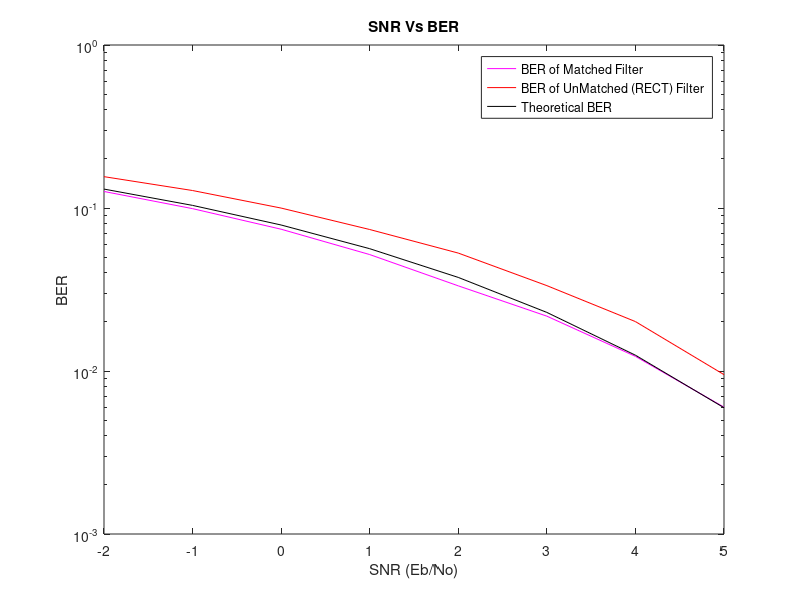

Here is the MATLAB script that generated this plot:
%% Noise Analysis
clear
%% Time Vectors and Other Variables
Ts = 1;                         % Sampling Time
t  = 0:Ts/5:9999.8;             % time vector for Ts/5, Dimension is 1x50000
ts = 0 : Ts : 9999;             % Time vector for Ts, Dimension is 1x10000
A = 1;                          % Value of Bit Pulse
p=[5 4 3 2 1]/sqrt(55);         % Pulse Shaping Function
hmatch = fliplr(p);             % Matched Filter
hrect = rectpuls(t,Ts*2)/2;     % UnMatched (RECT) Filter

SNR_DB = -2:5;                  % SNR vector measured in dB
Nerror_matched = zeros(1,length(SNR_DB));   % Number of Bits Predicted Wrong by Matched Filter
Nerror_rect = zeros(1,length(SNR_DB));      % Number of Bits Predicted Wrong by UnMatched (RECT) Filter
BER_matched = zeros(1,length(SNR_DB));      % BER result of Matched Filter
BER_rect = zeros(1,length(SNR_DB));         % BER result of UnMatched (RECT) Filter
Theoretical_BER = zeros(1,length(SNR_DB));  % Theoretical BER Caused by The Noise
%% Generation of an array consisting of 10000 bits
rng(0);                         % To Control The Rand Function in MATLAB
Bits = randi([0 1],1,10000);    % bits generation
Impulses=((2*Bits)-1)*A;        % Convert the bit stream to +1's, -1's
%% Generation of Impulse Train with sampling time Ts/5
Impulsetrain = upsample(Impulses, Ts*5);
%% Convolve the Pulses with the discrete pulse shaping function 
y = conv(Impulsetrain, p);      % y is y(t) transmitted signal
y = y(1,1:length(t));           % Fix The Matrix Dimension Based on Time Vector 
%% Calculate the Energy of The Transmitted Bits
Eb = 1;                         % Eb is Energy of The Transmitted Bits
%% Adding Noise to Channel while SNR varies From -2 dB to 5 dB
for i = 1:length(SNR_DB)
    rng(1);                                     % To Control The Rand Function in MATLAB
    noise = randn(size(y));                     % noise with Zero mean and unity variance
    SNR_ABS = 10^(SNR_DB(i)/10);                % Change SNR from dB to Magnitude
    No = Eb/SNR_ABS;                            % Calculate The Value of No
    noise = noise .* sqrt(No/2);                % Variance = No/2
    v = y + noise;                              % v is The Output of the Channel after adding Noise
    %% Filter The v(t) Transmitted Signal With Matched and UnMatched (RECT) Filter
    voutmatch = filter(hmatch,1,v);             % voutmatch is The Output of Matched Filter
    voutrect = filter(hrect,1,v);               % voutrect is The Output of UnMatched (RECT) Filter
    %% Sample The Output Every Ts = 1 sec
    vmatchdecision = zeros(1,length(voutmatch));        % vmatchdecision is The Output
    vmatchdecision = downsample(vmatchdecision, Ts*5);  % Bits By Matched Filter
    voutmatchsamples = zeros(1,length(vmatchdecision)); % Values of samples taken at Ts

    vrectdecision = zeros(1,length(voutrect));          % vrectdecision  is The Output 
    vrectdecision = downsample(vrectdecision, Ts*5);    % Bits By UnMatched (RECT) Filter
    voutrectsamples = zeros(1,length(vrectdecision));   % Values of samples taken at Ts
    
    % Calculate The Value of Final Bit Decision Every Symbol of The Output Signal
    for ii = 1:length(vmatchdecision)                   % for Matched Filter
        voutmatchsamples(1,ii) = voutmatch(1,ii*5);
        if voutmatchsamples(1,ii) > 0
            vmatchdecision(1,ii) = 1;
        else
            vmatchdecision(1,ii) = 0;
        end
    end
    for ii = 1:length(vrectdecision)                    % for UnMatched (RECT) Filter
        voutrectsamples(1,ii) = voutrect(1,ii*5);
        if voutrectsamples(1,ii) > 0
            vrectdecision(1,ii) = 1;
        else
            vrectdecision(1,ii) = 0;
        end
    end
    %% Calculate BER of Matched and UnMatched (RECT) Filter
    % Calculate The Number of Bits Predicted Wrong
    for jj = 1:length(Bits)
        if Bits(1,jj) ~= vmatchdecision(1,jj)
            Nerror_matched(1,i) = Nerror_matched(1,i) + 1;
        end
        if Bits(1,jj) ~= vrectdecision(1,jj)
            Nerror_rect(1,i) = Nerror_rect(1,i) + 1;
        end
    end
    %% Calculate BER of the filters and The Theoritical BER
    BER_matched(1,i) = Nerror_matched(1,i)/length(Bits);
    BER_rect(1,i) = Nerror_rect(1,i)/length(Bits);
    % erfc
    Theoretical_BER(1,i) = 0.5*erfc(sqrt(Eb/No));
end
%% All Outputs
% SNR VS BER
figure(11)
semilogy(SNR_DB,BER_matched,'m'); 
hold on;
semilogy(SNR_DB,BER_rect,'r'); 
hold on;
semilogy(SNR_DB,Theoretical_BER,'k');
xlabel('SNR (Eb/No)'); ylabel('BER');
title('SNR Vs BER');
hold off;
legend('BER of Matched Filter','BER of UnMatched (RECT) Filter ','Theoretical BER');
% Printing Values of BER
fprintf('\nBER Values\n');
fprintf(' SNR \t\t Matched Filter \t UnMatched (RECT) Filter \t   Theoretical \n');
fprintf('  %d \t\t\t %6.4f \t\t\t\t %6.4f \t\t\t\t %6.4f \n', [SNR_DB; BER_matched; BER_rect; Theoretical_BER]);
% Printing Number of Bits Predicted Wrong
fprintf('\nNumber of Mismatches\n');
fprintf(' SNR \t\t Matched Filter \t UnMatched (RECT) Filter \n');
fprintf('  %d \t\t\t %d \t\t\t\t\t %d \n', [SNR_DB; Nerror_matched; Nerror_rect]);